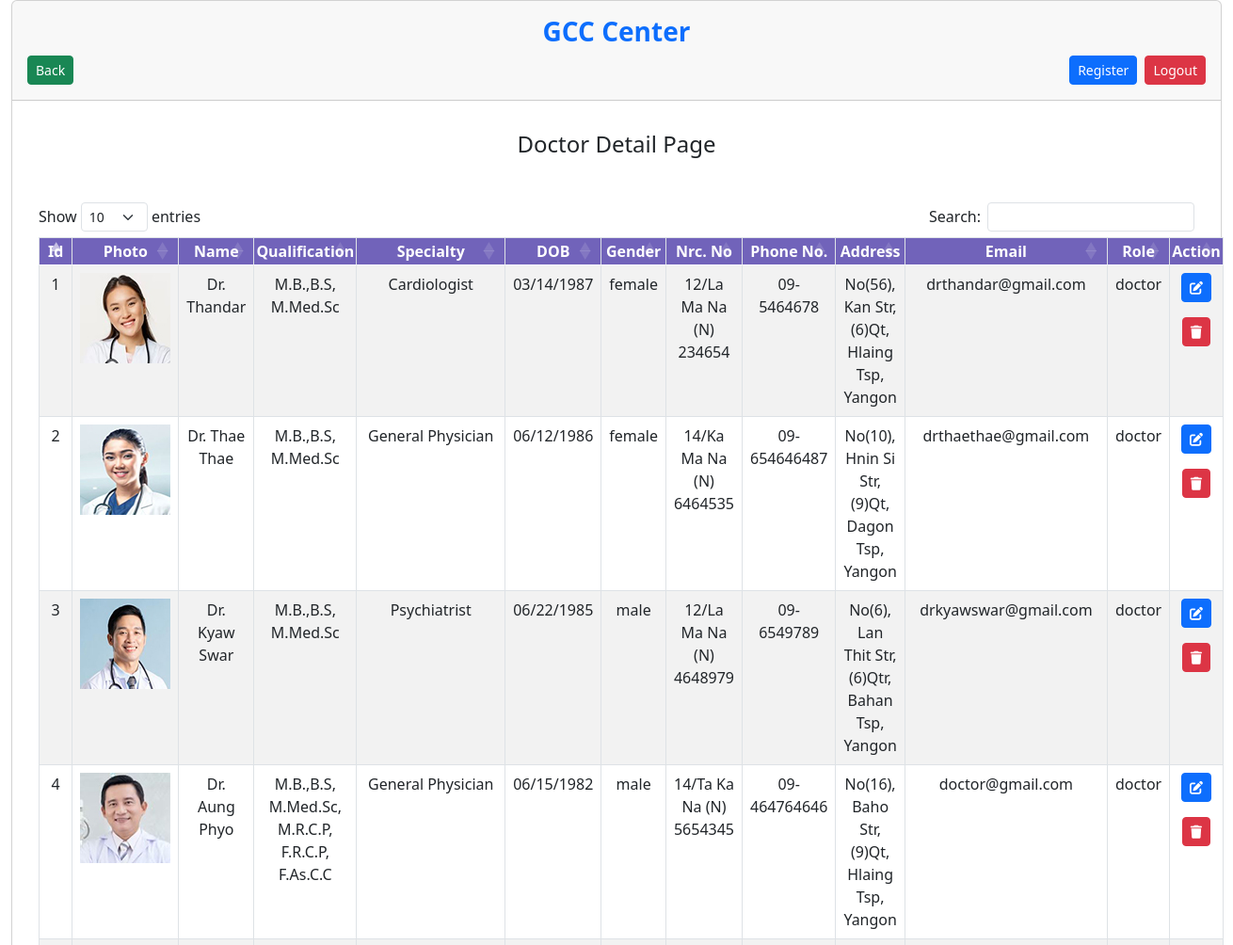
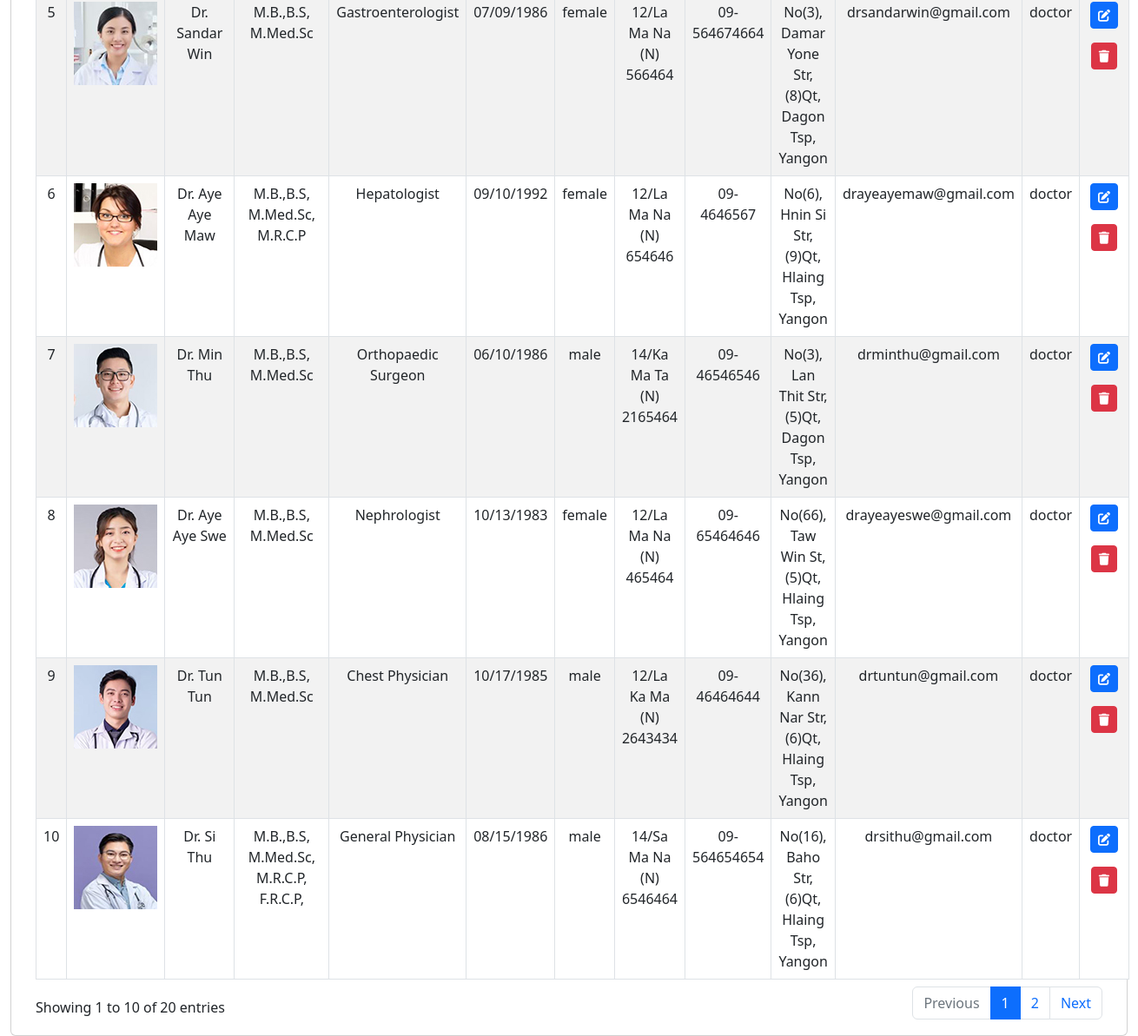
The app's page /doctor.php (signed in) with its own data (2 pictures, top to bottom).
### tables this page shows
CREATE TABLE `doctor` (
  `id` int(11) NOT NULL,
  `name` varchar(100) NOT NULL,
  `qualification` varchar(100) NOT NULL,
  `specialty` varchar(100) NOT NULL,
  `dob` varchar(100) NOT NULL,
  `gender` varchar(100) NOT NULL,
  `nrc` varchar(100) NOT NULL,
  `image` varchar(100) NOT NULL,
  `phone` varchar(100) NOT NULL,
  `address` varchar(100) NOT NULL,
  `email` varchar(100) NOT NULL,
  `password` varchar(100) NOT NULL,
  `confirm` varchar(100) NOT NULL,
  `role` varchar(100) NOT NULL DEFAULT 'doctor'
);

### doctor.php (the view, shortened to what this page needs)
<?php
require 'connect.php';
?>
<!doctype html>
<html lang="en">
<head>
    <link href="https://cdn.jsdelivr.net/npm/bootstrap@5.0.2/dist/css/bootstrap.min.css" rel="stylesheet">
    <link rel="stylesheet" href="https://cdnjs.cloudflare.com/ajax/libs/font-awesome/6.4.2/css/all.min.css"/>
    <link rel="stylesheet" type="text/css" href="css/main.css">
    <link rel="stylesheet" href="https://cdnjs.cloudflare.com/ajax/libs/twitter-bootstrap/5.3.0/css/bootstrap.min.css">
    <link rel="stylesheet" href="https://cdn.datatables.net/1.13.6/css/dataTables.bootstrap5.min.css">
</head>
<body>
<div class="container-fluid">
    <div class="card">
        <div class="card-header mb-3 p-3">
            <div class="row">
                <div class="col-md-12"><h3 class="text-primary fw-bold text-center">GCC Center</h3></div>
                <div>
                    <form action="admin_dashboard.php" method="POST" class="float-end ms-2">
                        <button type="submit" name="logout_button" id="logout_button" class="btn btn-danger btn-sm" onclick="return confirm('Are you sure you want to logout?')">Logout</button>
                    </form>
                    <form action="admin_dashboard.php" method="POST" class="float-start">
                        <button type="submit" name="back_button" id="back_button" class="btn btn-success btn-sm">Back</button>
                    </form>
                    <form action="doctor_register.php" method="POST" class="float-end ms-2" >
                        <button type="submit" name="doctor_register_button" id="doctor_register_button" class="btn btn-primary btn-sm">Register</button>
                    </form>
                </div>
            </div>
        </div>
        <div class="row">
            <div class="col-md-12">
                <div class="card-body">
                    <h4 class="text-center" id="page">Doctor Detail Page</h4>
                    <div class="container-fluid mt-5">
                        <table id="example" class="table table-striped table-bordered">
                            <thead>
                            <tr>
                                <th>Id</th>
                                <th>Photo</th>
                                <th>Name</th>
                                <th>Qualification</th>
                                <th>Specialty</th>
                                <th>DOB</th>
                                <th>Gender</th>
                                <th>Nrc. No</th>
                                <th>Phone No.</th>
                                <th>Address</th>
                                <th>Email</th>
                                <th>Role</th>
                                <th>Action</th>
                            </tr>
                            </thead>
                            <tbody>
                            <?php
                            $query3 = "SELECT * FROM doctor";
                            $results = mysqli_query($db, $query3);
                            foreach($results as $user) {
                                ?>
                                <tr>
                                    <td width="2%"><?php echo $user['id'] ?></td>
                                    <td width="2%"><img src="uploads/<?php echo $user['image']; ?>" alt=""></td>
                                    <td width="10%"><?php echo $user['name']; ?></td>
                                    <td width="15%"><?php echo $user['qualification']; ?></td>
                                    <td width="2%"><?php echo $user['specialty']; ?></td>
                                    <td width="2%"><?php echo $user['dob']; ?></td>
                                    <td width="2%"><?php echo $user['gender']; ?></td>
                                    <td width="10%"><?php echo $user['nrc']; ?></td>
                                    <td width="2%"><?php echo $user['phone']; ?></td>
                                    <td width="20%"><?php echo $user['address']; ?></td>
                                    <td width="1%"><?php echo $user['email']; ?></td>
                                    <td width="2%"><?php echo $user['role']; ?></td>
                                    <td width="2%"><div><a href="doctor_edit.php?user_id_to_update=<?php echo $user['id']; ?>" class="btn btn-primary text-center btn-sm mb-3" title="Update"><i class="fa-solid fa-pen-to-square"></i></a></div>
                                        <div><a href="doctor.php?user_id_to_delete=<?php echo $user['id']; ?>" class="btn btn-danger  text-center btn-sm" title="Delete" onclick="return confirm('Are you sure you want to delete');"><i class="fa-solid fa-trash"></i></a></div>
                                    </td>
                                </tr>
                                <?php
                            }
                            ?>
                            </tbody>
                        </table>
                    </div>
                </div>
            </div>
</body>
</html>

### doctor.php (style rules this page uses)
th { background-color: rgba(113,99,186,255) !important; text-align: center !important; color:white !important; padding: 2px!important; text-align: center !important; }
tr { text-align: center !important; }

### records on screen
doctor: id "1", image (picture), name "Dr. Thandar", qualification "M.B.,B.S, M.Med.Sc", specialty "Cardiologist", dob "03/14/1987", gender "female", nrc "12/La Ma Na (N) 234654", phone "09-5464678", address "No(56), Kan Str, (6)Qt, Hlaing Tsp, Yangon", email "drthandar@gmail.com", role "doctor"
doctor: id "2", image (picture), name "Dr. Thae Thae", qualification "M.B.,B.S, M.Med.Sc", specialty "General Physician", dob "06/12/1986", gender "female", nrc "14/Ka Ma Na (N) 6464535", phone "09-654646487", address "No(10), Hnin Si Str, (9)Qt, Dagon Tsp, Yangon", email "drthaethae@gmail.com", role "doctor"
doctor: id "3", image (picture), name "Dr. Kyaw Swar", qualification "M.B.,B.S, M.Med.Sc", specialty "Psychiatrist", dob "06/22/1985", gender "male", nrc "12/La Ma Na (N) 4648979", phone "09-6549789", address "No(6), Lan Thit Str, (6)Qtr, Bahan Tsp, Yangon", email "drkyawswar@gmail.com", role "doctor"
doctor: id "4", image (picture), name "Dr. Aung Phyo", qualification "M.B.,B.S, M.Med.Sc, M.R.C.P, F.R.C.P, F.As.C.C", specialty "General Physician", dob "06/15/1982", gender "male", nrc "14/Ta Ka Na (N) 5654345", phone "09-464764646", address "No(16), Baho Str, (9)Qt, Hlaing Tsp, Yangon", email "doctor@gmail.com", role "doctor"
doctor: id "5", image (picture), name "Dr. Sandar Win", qualification "M.B.,B.S, M.Med.Sc", specialty "Gastroenterologist", dob "07/09/1986", gender "female", nrc "12/La Ma Na (N) 566464", phone "09-564674664", address "No(3), Damar Yone Str, (8)Qt, Dagon Tsp, Yangon", email "drsandarwin@gmail.com", role "doctor"
doctor: id "6", image (picture), name "Dr. Aye Aye Maw", qualification "M.B.,B.S, M.Med.Sc, M.R.C.P", specialty "Hepatologist", dob "09/10/1992", gender "female", nrc "12/La Ma Na (N) 654646", phone "09-4646567", address "No(6), Hnin Si Str, (9)Qt, Hlaing Tsp, Yangon", email "drayeayemaw@gmail.com", role "doctor"
doctor: id "7", image (picture), name "Dr. Min Thu", qualification "M.B.,B.S, M.Med.Sc", specialty "Orthopaedic Surgeon", dob "06/10/1986", gender "male", nrc "14/Ka Ma Ta (N) 2165464", phone "09-46546546", address "No(3), Lan Thit Str, (5)Qt, Dagon Tsp, Yangon", email "drminthu@gmail.com", role "doctor"
doctor: id "8", image (picture), name "Dr. Aye Aye Swe", qualification "M.B.,B.S, M.Med.Sc", specialty "Nephrologist", dob "10/13/1983", gender "female", nrc "12/La Ma Na (N) 465464", phone "09-65464646", address "No(66), Taw Win St, (5)Qt, Hlaing Tsp, Yangon", email "drayeayeswe@gmail.com", role "doctor"
doctor: id "9", image (picture), name "Dr. Tun Tun", qualification "M.B.,B.S, M.Med.Sc", specialty "Chest Physician", dob "10/17/1985", gender "male", nrc "12/La Ka Ma (N) 2643434", phone "09-46464644", address "No(36), Kann Nar Str, (6)Qt, Hlaing Tsp, Yangon", email "drtuntun@gmail.com", role "doctor"
doctor: id "10", image (picture), name "Dr. Si Thu", qualification "M.B.,B.S, M.Med.Sc, M.R.C.P, F.R.C.P,", specialty "General Physician", dob "08/15/1986", gender "male", nrc "14/Sa Ma Na (N) 6546464", phone "09-564654654", address "No(16), Baho Str, (6)Qt, Hlaing Tsp, Yangon", email "drsithu@gmail.com", role "doctor"
